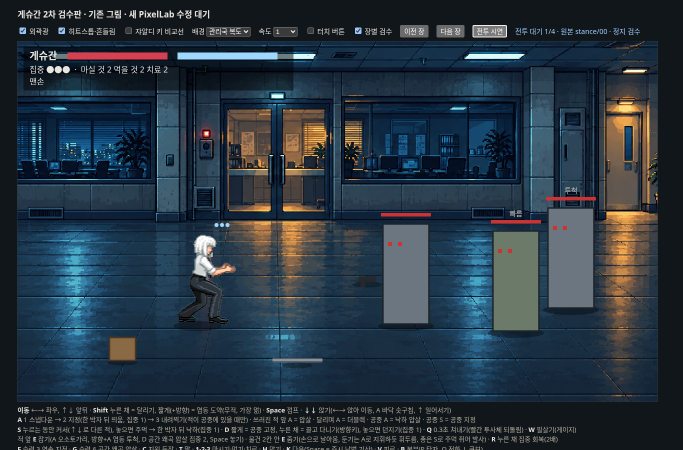
#> input picture game-src/action/geshugan/resume/pc.png, 1366 x 900 px, given in place of 00.png, which was not available (shown at 1/2 size)
$ python sheet.py ../resume/pc.png
#> lines starting #> are read from the running program, lines starting #| are printed output that depends on the picture; pictures that were not available may be replaced by others from this repository, and a replacement may not be noted
# 후보 비교판: 첫 칸 쟈알디, 나머지 후보. 사용: python3 sheet.py out.png a.png b.png ...
import sys
from PIL import Image
out,fs=sys.argv[1],sys.argv[2:]
ims=[Image.open('../jyaldi-v5/full/clips/idle/00.png').convert('RGBA')]+[Image.open(f).convert('RGBA') for f in fs]
#> ims = 1 item
o=Image.new('RGBA',(100*len(ims),110),(120,130,140,255))
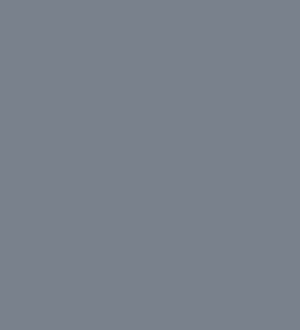
#> o: PIL image 100x110 RGBA (shown 3 times larger); mean R, G, B, A 120, 130, 140, 255
for i,im in enumerate(ims): o.alpha_composite(im.crop((10,30,110,140)),(100*i,0))
#> this loop made 1 pass
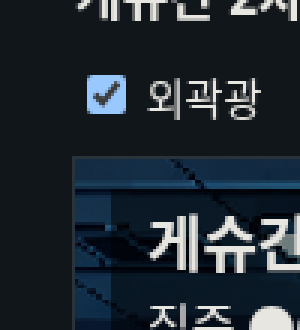
#> o: PIL image 100x110 RGBA (shown 3 times larger); mean R, G, B, A 34.6, 43.6, 52.1, 255
o.resize((o.width*3,o.height*3),Image.NEAREST).save(out)
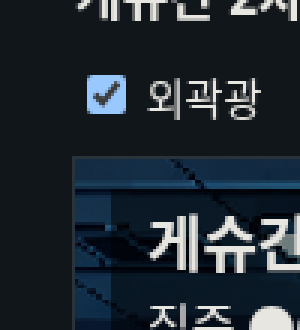
#> saved as pc.png: PIL image 300x330 RGBA; mean R, G, B, A 34.6, 43.6, 52.1, 255

$ run again, on game-src/action/geshugan/resume/phone-portrait.png
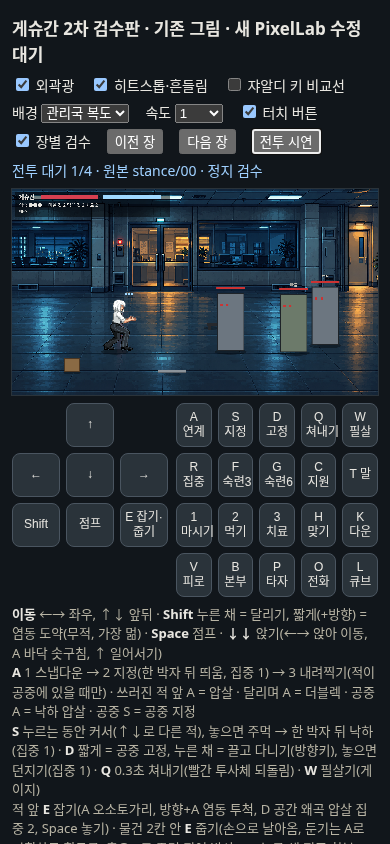
#> input picture game-src/action/geshugan/resume/phone-portrait.png, 390 x 844 px, given in place of 00.png, which was not available
#> ims = 1 item
#> the loop `for i,im in enumerate(ims): o.alpha_composite(im.crop((10,30,110,140))..` made 1 pass
#> after the loop `for i,im in enumerate(ims): o.alpha_composite(im.crop((10,30,110,140))..`:
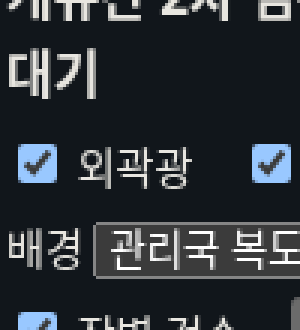
#> o: PIL image 100x110 RGBA (shown 3 times larger); mean R, G, B, A 46.4, 51.6, 56.7, 255
#> `o.resize((o.width*3,o.height*3),Image.NEAREST).save(out)`:
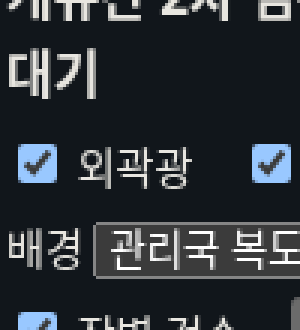
#> saved as phone-portrait.png: PIL image 300x330 RGBA; mean R, G, B, A 46.4, 51.6, 56.7, 255
